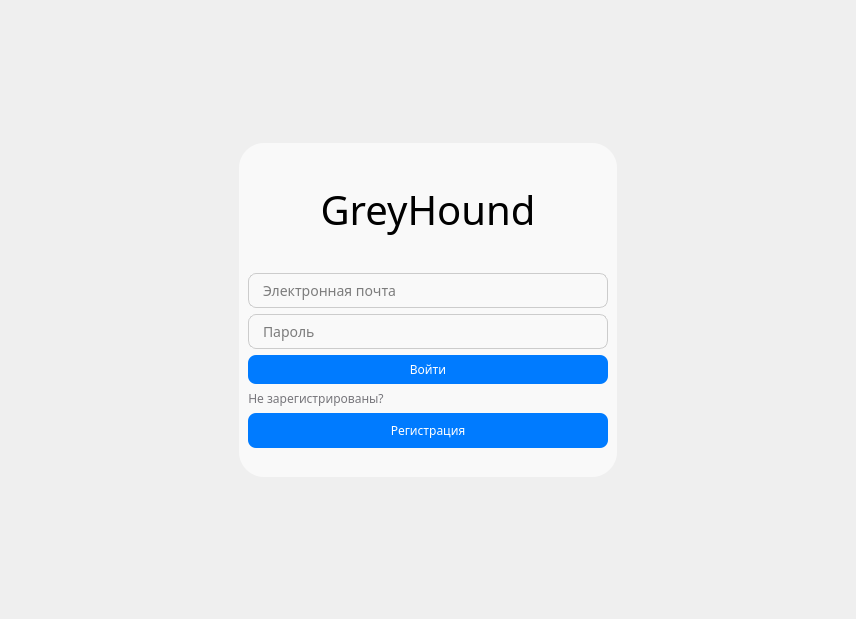
<?xml version="1.0" encoding="UTF-8"?>
<ui version="4.0">
 <class>LoginWidget</class>
 <widget class="QWidget" name="LoginWidget">
  <property name="enabled">
   <bool>true</bool>
  </property>
  <property name="geometry">
   <rect>
    <x>0</x>
    <y>0</y>
    <width>856</width>
    <height>619</height>
   </rect>
  </property>
  <property name="sizePolicy">
   <sizepolicy hsizetype="Expanding" vsizetype="Fixed">
    <horstretch>0</horstretch>
    <verstretch>0</verstretch>
   </sizepolicy>
  </property>
  <property name="maximumSize">
   <size>
    <width>16777215</width>
    <height>16777215</height>
   </size>
  </property>
  <property name="windowTitle">
   <string>Form</string>
  </property>
  <property name="styleSheet">
   <string notr="true">
#LoginWidget {
    background-image: url(:/back.png);
    background-repeat: no-repeat;
    background-position: center;
    background-origin: content;
}</string>
  </property>
  <layout class="QGridLayout" name="gridLayout_2">
   <item row="1" column="0">
    <spacer name="horizontalSpacer">
     <property name="orientation">
      <enum>Qt::Orientation::Horizontal</enum>
     </property>
     <property name="sizeHint" stdset="0">
      <size>
       <width>40</width>
       <height>20</height>
      </size>
     </property>
    </spacer>
   </item>
   <item row="1" column="1">
    <widget class="QWidget" name="widgetLogin" native="true">
     <property name="mouseTracking">
      <bool>false</bool>
     </property>
     <property name="tabletTracking">
      <bool>false</bool>
     </property>
     <property name="focusPolicy">
      <enum>Qt::FocusPolicy::NoFocus</enum>
     </property>
     <property name="contextMenuPolicy">
      <enum>Qt::ContextMenuPolicy::DefaultContextMenu</enum>
     </property>
     <property name="acceptDrops">
      <bool>false</bool>
     </property>
     <property name="autoFillBackground">
      <bool>false</bool>
     </property>
     <property name="styleSheet">
      <string notr="true">#widgetLogin {
    
    border-radius: 25px;
	background-color: rgb(249, 249, 249);
}</string>
     </property>
     <layout class="QGridLayout" name="gridLayout">
      <item row="2" column="1">
       <spacer name="verticalSpacer_3">
        <property name="orientation">
         <enum>Qt::Orientation::Vertical</enum>
        </property>
        <property name="sizeType">
         <enum>QSizePolicy::Policy::Fixed</enum>
        </property>
        <property name="sizeHint" stdset="0">
         <size>
          <width>20</width>
          <height>20</height>
         </size>
        </property>
       </spacer>
      </item>
      <item row="1" column="1">
       <layout class="QVBoxLayout" name="verticalLayout_2">
        <item>
         <spacer name="verticalSpacer_5">
          <property name="orientation">
           <enum>Qt::Orientation::Vertical</enum>
          </property>
          <property name="sizeType">
           <enum>QSizePolicy::Policy::Fixed</enum>
          </property>
          <property name="sizeHint" stdset="0">
           <size>
            <width>20</width>
            <height>30</height>
           </size>
          </property>
         </spacer>
        </item>
        <item>
         <widget class="QLabel" name="label">
          <property name="sizePolicy">
           <sizepolicy hsizetype="Preferred" vsizetype="Fixed">
            <horstretch>0</horstretch>
            <verstretch>0</verstretch>
           </sizepolicy>
          </property>
          <property name="font">
           <font>
            <family>Golos Text SemiBold</family>
            <pointsize>30</pointsize>
            <bold>false</bold>
           </font>
          </property>
          <property name="styleSheet">
           <string notr="true">QLabel {
	color: black;
}</string>
          </property>
          <property name="text">
           <string>GreyHound</string>
          </property>
          <property name="alignment">
           <set>Qt::AlignmentFlag::AlignCenter</set>
          </property>
         </widget>
        </item>
        <item>
         <spacer name="verticalSpacer_4">
          <property name="orientation">
           <enum>Qt::Orientation::Vertical</enum>
          </property>
          <property name="sizeType">
           <enum>QSizePolicy::Policy::Fixed</enum>
          </property>
          <property name="sizeHint" stdset="0">
           <size>
            <width>20</width>
            <height>30</height>
           </size>
          </property>
         </spacer>
        </item>
        <item>
         <layout class="QVBoxLayout" name="verticalLayout">
          <item>
           <widget class="QLineEdit" name="mailLine">
            <property name="sizePolicy">
             <sizepolicy hsizetype="Fixed" vsizetype="Fixed">
              <horstretch>0</horstretch>
              <verstretch>0</verstretch>
             </sizepolicy>
            </property>
            <property name="minimumSize">
             <size>
              <width>350</width>
              <height>35</height>
             </size>
            </property>
            <property name="maximumSize">
             <size>
              <width>360</width>
              <height>35</height>
             </size>
            </property>
            <property name="palette">
             <palette>
              <active>
               <colorrole role="WindowText">
                <brush brushstyle="SolidPattern">
                 <color alpha="255">
                  <red>0</red>
                  <green>0</green>
                  <blue>0</blue>
                 </color>
                </brush>
               </colorrole>
               <colorrole role="Button">
                <brush brushstyle="SolidPattern">
                 <color alpha="255">
                  <red>249</red>
                  <green>249</green>
                  <blue>249</blue>
                 </color>
                </brush>
               </colorrole>
               <colorrole role="Text">
                <brush brushstyle="SolidPattern">
                 <color alpha="255">
                  <red>0</red>
                  <green>0</green>
                  <blue>0</blue>
                 </color>
                </brush>
               </colorrole>
               <colorrole role="ButtonText">
                <brush brushstyle="SolidPattern">
                 <color alpha="255">
                  <red>0</red>
                  <green>0</green>
                  <blue>0</blue>
                 </color>
                </brush>
               </colorrole>
               <colorrole role="Base">
                <brush brushstyle="SolidPattern">
                 <color alpha="255">
                  <red>249</red>
                  <green>249</green>
                  <blue>249</blue>
                 </color>
                </brush>
               </colorrole>
               <colorrole role="Window">
                <brush brushstyle="SolidPattern">
                 <color alpha="255">
                  <red>249</red>
                  <green>249</green>
                  <blue>249</blue>
                 </color>
                </brush>
               </colorrole>
               <colorrole role="PlaceholderText">
                <brush brushstyle="SolidPattern">
                 <color alpha="128">
                  <red>0</red>
                  <green>0</green>
                  <blue>0</blue>
                 </color>
                </brush>
               </colorrole>
              </active>
              <inactive>
               <colorrole role="WindowText">
                <brush brushstyle="SolidPattern">
                 <color alpha="255">
                  <red>0</red>
                  <green>0</green>
                  <blue>0</blue>
                 </color>
                </brush>
               </colorrole>
               <colorrole role="Button">
                <brush brushstyle="SolidPattern">
                 <color alpha="255">
                  <red>249</red>
                  <green>249</green>
                  <blue>249</blue>
                 </color>
                </brush>
               </colorrole>
               <colorrole role="Text">
                <brush brushstyle="SolidPattern">
                 <color alpha="255">
                  <red>0</red>
                  <green>0</green>
                  <blue>0</blue>
                 </color>
                </brush>
               </colorrole>
               <colorrole role="ButtonText">
                <brush brushstyle="SolidPattern">
                 <color alpha="255">
                  <red>0</red>
                  <green>0</green>
                  <blue>0</blue>
                 </color>
                </brush>
               </colorrole>
               <colorrole role="Base">
                <brush brushstyle="SolidPattern">
                 <color alpha="255">
                  <red>249</red>
                  <green>249</green>
                  <blue>249</blue>
                 </color>
                </brush>
               </colorrole>
               <colorrole role="Window">
                <brush brushstyle="SolidPattern">
                 <color alpha="255">
                  <red>249</red>
                  <green>249</green>
                  <blue>249</blue>
                 </color>
                </brush>
               </colorrole>
               <colorrole role="PlaceholderText">
                <brush brushstyle="SolidPattern">
                 <color alpha="128">
                  <red>0</red>
                  <green>0</green>
                  <blue>0</blue>
                 </color>
                </brush>
               </colorrole>
              </inactive>
              <disabled>
               <colorrole role="WindowText">
                <brush brushstyle="SolidPattern">
                 <color alpha="255">
                  <red>0</red>
                  <green>0</green>
                  <blue>0</blue>
                 </color>
                </brush>
               </colorrole>
               <colorrole role="Button">
                <brush brushstyle="SolidPattern">
                 <color alpha="255">
                  <red>249</red>
                  <green>249</green>
                  <blue>249</blue>
                 </color>
                </brush>
               </colorrole>
               <colorrole role="Text">
                <brush brushstyle="SolidPattern">
                 <color alpha="255">
                  <red>0</red>
                  <green>0</green>
                  <blue>0</blue>
                 </color>
                </brush>
               </colorrole>
               <colorrole role="ButtonText">
                <brush brushstyle="SolidPattern">
                 <color alpha="255">
                  <red>0</red>
                  <green>0</green>
                  <blue>0</blue>
                 </color>
                </brush>
               </colorrole>
               <colorrole role="Base">
                <brush brushstyle="SolidPattern">
                 <color alpha="255">
                  <red>249</red>
                  <green>249</green>
                  <blue>249</blue>
                 </color>
                </brush>
               </colorrole>
               <colorrole role="Window">
                <brush brushstyle="SolidPattern">
                 <color alpha="255">
                  <red>249</red>
                  <green>249</green>
                  <blue>249</blue>
                 </color>
                </brush>
               </colorrole>
               <colorrole role="PlaceholderText">
                <brush brushstyle="SolidPattern">
                 <color alpha="128">
                  <red>0</red>
                  <green>0</green>
                  <blue>0</blue>
                 </color>
                </brush>
               </colorrole>
              </disabled>
             </palette>
            </property>
            <property name="font">
             <font>
              <family>Golos Text</family>
              <pointsize>-1</pointsize>
             </font>
            </property>
            <property name="styleSheet">
             <string notr="true">QLineEdit {
    border: 1px solid #ccc;
    border-radius: 8px;
    padding: 6px 12px;
    background-color: #f9f9f9;
    font-size: 14px;
color: black;
}</string>
            </property>
            <property name="inputMask">
             <string/>
            </property>
            <property name="text">
             <string/>
            </property>
            <property name="placeholderText">
             <string>Электронная почта</string>
            </property>
           </widget>
          </item>
          <item>
           <widget class="QLineEdit" name="passwordLine">
            <property name="sizePolicy">
             <sizepolicy hsizetype="Fixed" vsizetype="Fixed">
              <horstretch>0</horstretch>
              <verstretch>0</verstretch>
             </sizepolicy>
            </property>
            <property name="minimumSize">
             <size>
              <width>300</width>
              <height>35</height>
             </size>
            </property>
            <property name="maximumSize">
             <size>
              <width>360</width>
              <height>35</height>
             </size>
            </property>
            <property name="font">
             <font>
              <family>Golos Text</family>
              <pointsize>-1</pointsize>
             </font>
            </property>
            <property name="styleSheet">
             <string notr="true">QLineEdit {
    border: 1px solid #ccc;
    border-radius: 8px;
    padding: 6px 12px;
    background-color: #f9f9f9;
    font-size: 14px;
color: black;
}</string>
            </property>
            <property name="echoMode">
             <enum>QLineEdit::EchoMode::Password</enum>
            </property>
            <property name="placeholderText">
             <string>Пароль</string>
            </property>
           </widget>
          </item>
          <item>
           <layout class="QHBoxLayout" name="horizontalLayout">
            <property name="spacing">
             <number>6</number>
            </property>
            <property name="leftMargin">
             <number>0</number>
            </property>
            <property name="rightMargin">
             <number>0</number>
            </property>
            <item>
             <widget class="QPushButton" name="loginPB">
              <property name="sizePolicy">
               <sizepolicy hsizetype="Expanding" vsizetype="Fixed">
                <horstretch>0</horstretch>
                <verstretch>0</verstretch>
               </sizepolicy>
              </property>
              <property name="minimumSize">
               <size>
                <width>0</width>
                <height>0</height>
               </size>
              </property>
              <property name="maximumSize">
               <size>
                <width>360</width>
                <height>35</height>
               </size>
              </property>
              <property name="font">
               <font>
                <family>Golos Text</family>
               </font>
              </property>
              <property name="styleSheet">
               <string notr="true">QPushButton {
    background-color: #007BFF;
    color: white;
    border-radius: 8px;
    padding: 6px 12px;
}

QPushButton:hover {
    background-color: #0069d9;
}</string>
              </property>
              <property name="text">
               <string>Войти</string>
              </property>
             </widget>
            </item>
           </layout>
          </item>
          <item>
           <widget class="QLabel" name="registerLabel">
            <property name="sizePolicy">
             <sizepolicy hsizetype="Fixed" vsizetype="Fixed">
              <horstretch>0</horstretch>
              <verstretch>0</verstretch>
             </sizepolicy>
            </property>
            <property name="maximumSize">
             <size>
              <width>16777215</width>
              <height>16777215</height>
             </size>
            </property>
            <property name="font">
             <font>
              <family>Golos Text</family>
             </font>
            </property>
            <property name="styleSheet">
             <string notr="true">QLabel {
	
	color: rgb(119, 118, 123);
}</string>
            </property>
            <property name="text">
             <string>Не зарегистрированы?</string>
            </property>
            <property name="alignment">
             <set>Qt::AlignmentFlag::AlignCenter</set>
            </property>
           </widget>
          </item>
         </layout>
        </item>
        <item>
         <widget class="QPushButton" name="registerPB">
          <property name="sizePolicy">
           <sizepolicy hsizetype="Preferred" vsizetype="Fixed">
            <horstretch>0</horstretch>
            <verstretch>0</verstretch>
           </sizepolicy>
          </property>
          <property name="minimumSize">
           <size>
            <width>360</width>
            <height>35</height>
           </size>
          </property>
          <property name="maximumSize">
           <size>
            <width>360</width>
            <height>35</height>
           </size>
          </property>
          <property name="font">
           <font>
            <family>Golos Text</family>
           </font>
          </property>
          <property name="styleSheet">
           <string notr="true">QPushButton {
    background-color: #007BFF;
    color: white;
    border-radius: 8px;
    padding: 6px 12px;
}

QPushButton:hover {
    background-color: #0069d9;
}</string>
          </property>
          <property name="text">
           <string>Регистрация</string>
          </property>
          <property name="iconSize">
           <size>
            <width>16</width>
            <height>20</height>
           </size>
          </property>
         </widget>
        </item>
       </layout>
      </item>
     </layout>
    </widget>
   </item>
   <item row="0" column="1">
    <spacer name="verticalSpacer">
     <property name="orientation">
      <enum>Qt::Orientation::Vertical</enum>
     </property>
     <property name="sizeHint" stdset="0">
      <size>
       <width>20</width>
       <height>40</height>
      </size>
     </property>
    </spacer>
   </item>
   <item row="2" column="1">
    <spacer name="verticalSpacer_2">
     <property name="orientation">
      <enum>Qt::Orientation::Vertical</enum>
     </property>
     <property name="sizeHint" stdset="0">
      <size>
       <width>20</width>
       <height>40</height>
      </size>
     </property>
    </spacer>
   </item>
   <item row="1" column="2">
    <spacer name="horizontalSpacer_2">
     <property name="orientation">
      <enum>Qt::Orientation::Horizontal</enum>
     </property>
     <property name="sizeHint" stdset="0">
      <size>
       <width>40</width>
       <height>20</height>
      </size>
     </property>
    </spacer>
   </item>
  </layout>
 </widget>
 <resources/>
 <connections/>
</ui>
